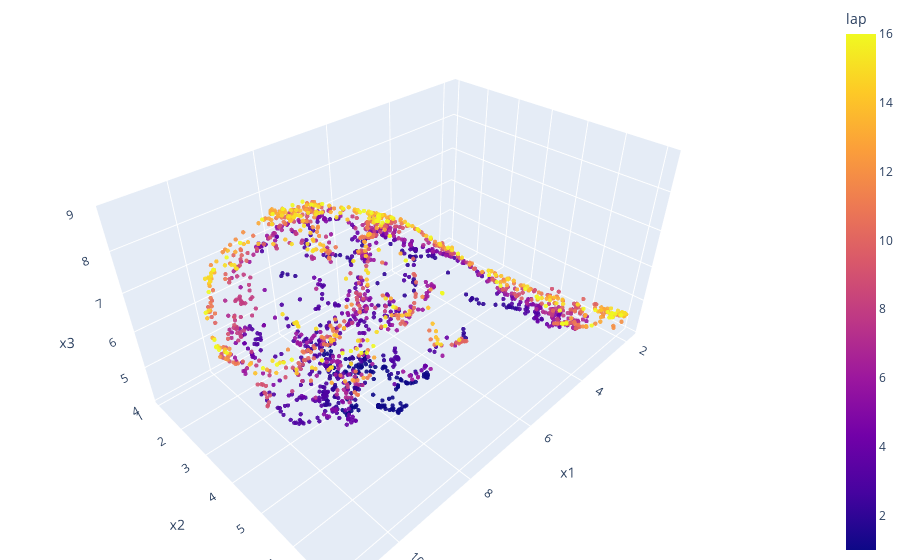

Write notebook code for a chart like this one.
### Code cell
fig = px.scatter_3d(df, x='x1', y='x2', z='x3',
              color='lap', opacity=0.9)

fig.update_traces(marker_size=1.5)

# tight layout
fig.update_layout(margin=dict(l=0, r=0, b=0, t=0))
fig.show()

### Figure 1 — Plotly figure (JSON) as saved in the notebook; plotly's stock layout.template omitted (floating-point values rounded to 4 significant figures; data arrays with more than 128 entries replaced by an {"elided": "..."} marker saying what was removed)
{"data": [{"hovertemplate": "x1=%{x}<br>x2=%{y}<br>x3=%{z}<br>lap=%{marker.color}<extra></extra>", "legendgroup": "", "marker": {"color": {"elided": "1851 int values"}, "coloraxis": "coloraxis", "opacity": 0.9, "size": 1.5, "symbol": "circle"}, "mode": "markers", "name": "", "scene": "scene", "showlegend": false, "type": "scatter3d", "x": {"elided": "1851 float values"}, "y": {"elided": "1851 float values"}, "z": {"elided": "1851 float values"}}], "layout": {"coloraxis": {"colorbar": {"title": {"text": "lap"}}, "colorscale": [[0, "#0d0887"], [0.1111, "#46039f"], [0.2222, "#7201a8"], [0.3333, "#9c179e"], [0.4444, "#bd3786"], [0.5556, "#d8576b"], [0.6667, "#ed7953"], [0.7778, "#fb9f3a"], [0.8889, "#fdca26"], [1, "#f0f921"]]}, "legend": {"tracegroupgap": 0}, "margin": {"b": 0, "l": 0, "r": 0, "t": 0}, "scene": {"domain": {"x": [0, 1], "y": [0, 1]}, "xaxis": {"title": {"text": "x1"}}, "yaxis": {"title": {"text": "x2"}}, "zaxis": {"title": {"text": "x3"}}}}}
